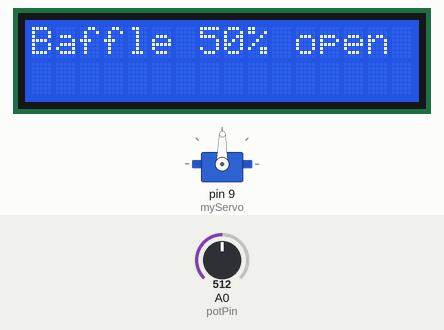
Recording of a sketch running on a simulated Arduino Uno, built with avr-gcc and run on an emulated ATmega328P. On the bench: 16×2 character LCD, servo. The inputs (shaded band) are chosen by the test bench; at power-on: A0 (potPin) = 512. What the sketch prints to the serial monitor is not drawn.

Above: at 1.2 s.
1.3 s: A0 (potPin) set to 12
At 2.2 s:
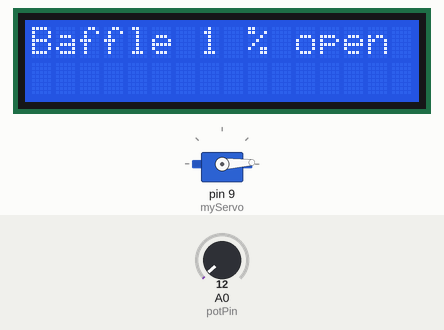
2.8 s: A0 (potPin) set to 9
At 3.1 s:
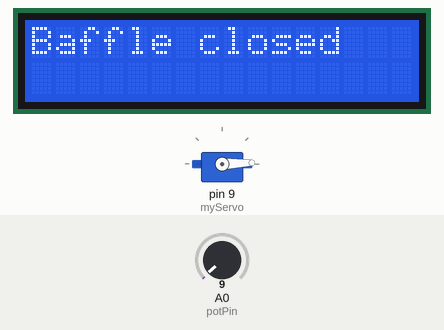
4.3 s: A0 (potPin) set to 1023
At 5.5 s:
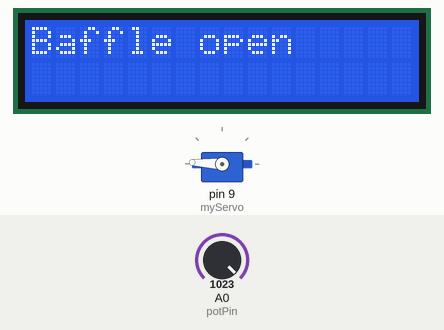
5.8 s: A0 (potPin) set to 1014
At 6.2 s:
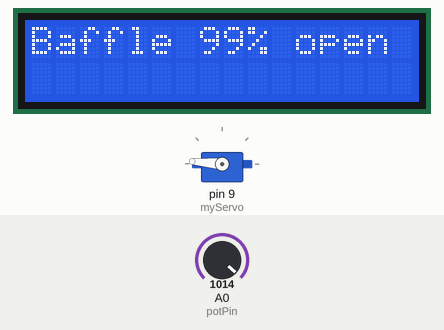
7.3 s: A0 (potPin) set to 900
At 8.3 s:
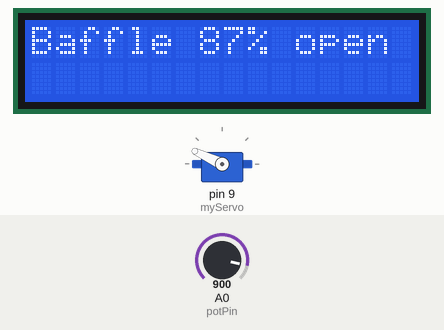
8.8 s: A0 (potPin) set to 716
At 9.4 s:
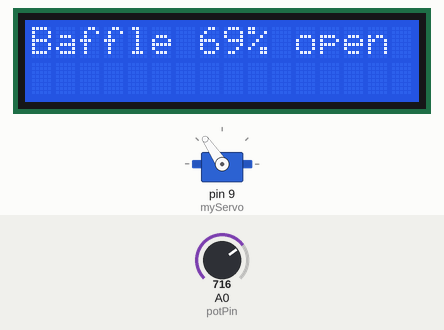
Timing chart, 0 to 11.3 s (numbered marks = the images above; inputs shaded):
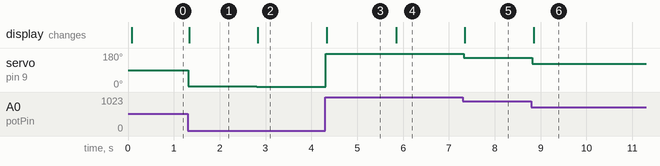

Measured:
- the behaviour switches between 11 and 10 on A0 (potPin) (found by bisection; images 1 and 2)
- the behaviour switches between 1023 and 1022 on A0 (potPin) (found by bisection; images 3 and 4)
- after the input at 1.3 s, servo on pin 9 (myServo): 89° → 3° at once; the display: changes at once (image 1)
- after the input at 2.8 s, servo on pin 9 (myServo): 3° → 2° at once; the display: changes at once (image 2)
- after the input at 4.3 s, servo on pin 9 (myServo): 2° → 177° at once; the display: changes at once (image 3)
- after the input at 5.8 s, servo on pin 9 (myServo): 177° → 175° at once; the display: changes after 0.05 s (image 4)
- after the input at 7.3 s, servo on pin 9 (myServo): 175° → 155° at once; the display: changes after 0.05 s (image 5)
- after the input at 8.8 s, servo on pin 9 (myServo): 155° → 124° at once; the display: changes after 0.05 s (image 6)

The sketch:

Baffle_Servo.ino
```cpp
#include <LiquidCrystal.h>
LiquidCrystal lcd(12, 11, 5, 4, 3, 2);

#include <Servo.h>
Servo myServo;

//LCD constants
int ServoState;

//servo constants
int const potPin = A0;
int potVal;
int angle;
int OldAngle = 0;

void setup() {

lcd.begin(16,2);

  myServo.attach(9);
Serial.begin(9600);

}

void loop() {

potVal = analogRead(potPin);
Serial.print("potVal: ");
Serial.print(potVal);

angle = map(potVal, 0, 1023, 1, 177);
Serial.print(", angle: ");
Serial.print(angle);

myServo.write(angle);
delay(15);

if (angle != OldAngle) {

OldAngle = angle;
ServoState = map(potVal, 0, 1023, 0, 100);
Serial.print(", ServoState: ");
Serial.println(ServoState);

lcd.clear();
lcd.setCursor(0,0);
if (ServoState == 0){
  lcd.print("Baffle closed");
}
else{
    if (ServoState == 100){
      lcd.print("Baffle open");
}
else{
lcd.print("Baffle ");
lcd.print(ServoState);
lcd.setCursor(9, 0);
lcd.print("% open");
  }
}
}
}
```
